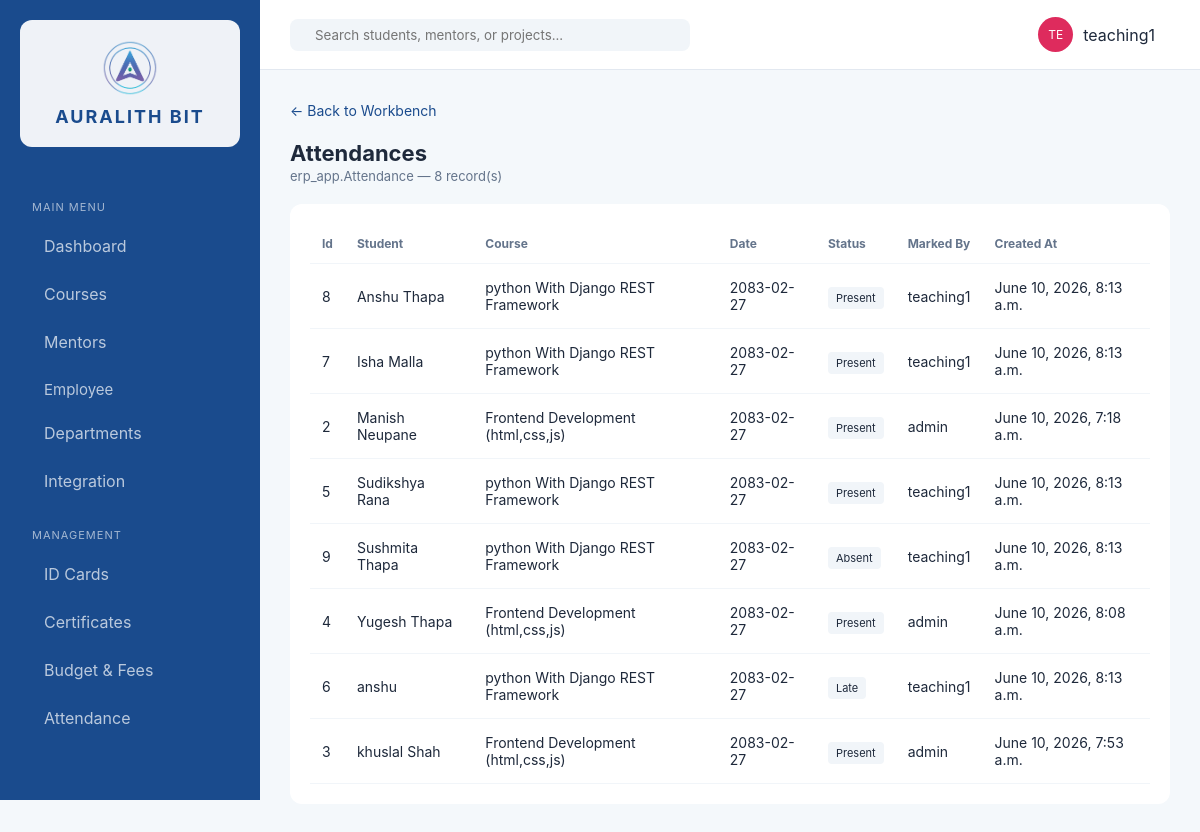
/workbench/erp_app/Attendance/ (signed in), run on the app's committed database.
### erp_app/models.py (models this page shows, shortened)
class Attendance(models.Model):
    ATTENDANCE_CHOICES = [
        ('P', 'Present'),
        ('A', 'Absent'),
        ('L', 'Late'),
    ]
    student = models.ForeignKey(Student, on_delete=models.CASCADE, related_name='attendances')
    course = models.ForeignKey(Course, on_delete=models.CASCADE, related_name='attendances')
    date = models.CharField(max_length=10)
    status = models.CharField(max_length=1, choices=ATTENDANCE_CHOICES)
    marked_by = models.ForeignKey(settings.AUTH_USER_MODEL, on_delete=models.SET_NULL, null=True, blank=True)
    created_at = models.DateTimeField(auto_now_add=True)
    class Meta:
        unique_together = ['student', 'course', 'date']
        ordering = ['-date', 'student__name']

class Student(models.Model):
    user = models.OneToOneField(User, on_delete=models.CASCADE, null=True, blank=True, related_name='student_profile')
    name = models.CharField(max_length=200)
    email = models.EmailField(unique=True)
    phone = models.CharField(max_length=20, blank=True)
    enrolled_date = models.DateField(auto_now_add=True)
    is_intern = models.BooleanField(default=False)
    class Meta:
        ordering = ['name']
    def __str__(self):
        return self.name

class Course(models.Model):
    STATUS_CHOICES = [
        ('live', 'Live'),
        ('upcoming', 'Upcoming'),
        ('enrollment', 'Enrollment'),
        ('completed', 'Completed'),
    ]
    CATEGORY_CHOICES = [
        ('development', 'Development'),
        ('design', 'UI/UX'),
        ('qa', 'Digital Marketing'),
        ('marketing', 'Graphic Designing'),
    ]
    name = models.CharField(max_length=200)
    mentor = models.ForeignKey(Mentor, on_delete=models.SET_NULL, null=True, blank=True)
    category = models.CharField(max_length=50, choices=CATEGORY_CHOICES, default='development')
    duration_weeks = models.PositiveIntegerField(default=8)
    status = models.CharField(max_length=20, choices=STATUS_CHOICES, default='enrollment')
    description = models.TextField(blank=True)
    syllabus = models.FileField(upload_to='syllabi/', null=True, blank=True)
    students_count = models.PositiveIntegerField(default=0)
    completion_percent = models.PositiveIntegerField(default=0)
    created_at = models.DateTimeField(auto_now_add=True)
    class Meta:
        ordering = ['-created_at']
    def __str__(self):
        return self.name

### erp_app/views.py (the view)
# urls.py: path('workbench/<str:app_label>/<str:model_name>/', views.workbench_table, name='workbench_table'),
@login_required
def workbench_table(request, app_label, model_name):
    model = None
    for m in apps.get_models():
        if m.__name__ == model_name and m._meta.app_label == app_label:
            model = m
            break
    if not model:
        return render(request, 'erp_app/workbench.html', {'error': 'Model not found'})
    fields = [f for f in model._meta.fields]
    objects_list = model.objects.all()
    choice_fields = {f.name for f in model._meta.fields if hasattr(f, 'choices') and f.choices}
    context = {
        'model': model,
        'model_name': model.__name__,
        'model_verbose_plural': model._meta.verbose_name_plural.title(),
        'model_app_label': model._meta.app_label,
        'model_class_name': model.__name__,
        'fields': fields,
        'objects': objects_list,
        'choice_fields': choice_fields,
    }
    return render(request, 'erp_app/workbench_table.html', context)

### erp_app/roles.py (called while the page is built)
def get_user_roles(user):
    if not user.is_authenticated:
        return []
    roles = set()
    if user.is_superuser:
        roles.add(SUPER_ADMIN)
    for group in user.groups.all():
        roles.add(group.name)
    if hasattr(user, 'student_profile') and user.student_profile:
        roles.add(STUDENT)
    return list(roles)

### erp_app/templatetags/erp_extras.py (called while the page is built)
@register.filter
def get_attr(obj, attr):
    value = getattr(obj, attr, '')
    if callable(value):
        try:
            return value()
        except TypeError:
            return value
    return value

### erp_app/templates/erp_app/workbench_table.html (shortened to what this page needs)
{% extends 'erp_app/base.html' %}
{% load erp_extras %}
{% block content %}
<div style="margin-bottom:20px;">
    <a href="{% url 'workbench' %}" style="color:var(--auralith-blue);text-decoration:none;font-size:14px;">&larr; Back to Workbench</a>
</div>
<header class="top-nav" style="position:static;padding:0 0 20px 0;border-bottom:none;height:auto;background:transparent;">
    <div class="header-info">
        <h1>{{ model_verbose_plural|title }}</h1>
        <p>{{ model_app_label }}.{{ model_class_name }} &mdash; {{ objects|length }} record(s)</p>
    </div>
</header>
<div class="data-card" style="overflow-x:auto;">
    <table>
        <thead>
            <tr>
                {% for field in fields %}
                <th>{{ field.verbose_name|title }}</th>
                {% endfor %}
            </tr>
        </thead>
        <tbody>
            {% for obj in objects %}
            <tr>
                {% for field in fields %}
                <td>
                    {% if field.name in choice_fields %}
                        {% with display_method='get_'|add:field.name|add:'_display' %}
                        <span class="tag {% if obj|get_attr:field.name == 'live' or obj|get_attr:field.name == 'active' or obj|get_attr:field.name == 'completed' %}live{% endif %}">{{ obj|get_attr:display_method }}</span>
                        {% endwith %}
                    {% elif field.name == 'mentor' and obj|get_attr:'mentor' %}
                        {{ obj.mentor.name }}
                    {% elif field.name == 'department' and obj|get_attr:'department' %}
                        {{ obj.department.name }}
                    {% elif field.get_internal_type == 'BooleanField' %}
                        {% if obj|get_attr:field.name %}Yes{% else %}No{% endif %}
                    {% elif field.get_internal_type == 'DateField' or field.get_internal_type == 'DateTimeField' %}
                        {{ obj|get_attr:field.name|default:"—" }}
                    {% else %}
                        {{ obj|get_attr:field.name|default:"—" }}
                    {% endif %}
                </td>
                {% endfor %}
            </tr>
            {% empty %}
            <tr><td colspan="{{ fields|length }}" style="text-align:center;color:#94a3b8;">No records found.</td></tr>
            {% endfor %}
        </tbody>
    </table>
</div>
{% endblock %}

### erp_app/templates/erp_app/base.html (shortened to what this page needs)
<!DOCTYPE html>
{% load static %}
<html lang="en">
<head>
    <link rel="stylesheet" href="{% static 'erp_app/css/style.css' %}">
</head>
<body>
    <div class="app-container">
        <aside class="sidebar">
            <div class="brand">
                <img src="{% static 'erp_app/images/AURALITH_logo.png' %}" alt="Auralith Bit Logo" class="sidebar-logo" width="56" height="56">
                <h2>AURALITH BIT</h2>
            </div>
            <nav>
                <p class="nav-label">Main Menu</p>
                <a href="{% url 'dashboard' %}" {% if request.resolver_match.url_name == 'dashboard' %}class="active"{% endif %}> Dashboard</a>
                {% if is_any_staff or is_student or is_intern %}
                <a href="{% url 'courses' %}" {% if request.resolver_match.url_name == 'courses' %}class="active"{% endif %}> Courses</a>
                {% endif %}
                {% if is_teaching_staff or is_super_admin or is_intern or is_student %}
                <a href="{% url 'mentors' %}" {% if request.resolver_match.url_name == 'mentors' %}class="active"{% endif %}> Mentors</a>
                {% endif %}
                {% if is_any_staff or is_intern %}
                <div class="dropdown">
                    <button class="dropdown-btn">
                        <span> Employee</span>
                    </button>
                </div>
                {% endif %}
                {% if is_normal_staff or is_super_admin or is_teaching_staff %}
                <a href="{% url 'departments' %}" {% if request.resolver_match.url_name == 'departments' %}class="active"{% endif %}> Departments</a>
                {% endif %}
                {% if is_any_staff %}
                <a href="{% url 'integration' %}" {% if request.resolver_match.url_name == 'integration' %}class="active"{% endif %}> Integration</a>
                {% endif %}
                <p class="nav-label">Management</p>
                {% if is_normal_staff or is_super_admin or is_teaching_staff %}
                <a href="{% url 'id_generation' %}" {% if request.resolver_match.url_name == 'id_generation' %}class="active"{% endif %}> ID Cards</a>
                {% endif %}
                {% if is_any_staff or is_student or is_intern %}
                <a href="{% url 'certificates' %}" > Certificates</a>
                {% endif %}
                {% if is_normal_staff or is_super_admin or is_teaching_staff %}
                <a href="{% url 'budget_fees' %}" {% if request.resolver_match.url_name == 'budget_fees' %}class="active"{% endif %}> Budget & Fees</a>
                {% endif %}
                {% if is_teaching_staff or is_super_admin %}
                <a href="{% url 'attendance' %}" {% if request.resolver_match.url_name == 'attendance' %}class="active"{% endif %}> Attendance</a>
                {% endif %}
            </nav>
        </aside>
        <main class="workspace">
            <header class="top-nav">
                <form class="search-box" method="get" action="{% url 'search' %}" autocomplete="off">
                    <input type="text" name="q" id="globalSearch" placeholder="Search students, mentors, or projects..." value="{{ request.GET.q|default_if_none:'' }}" autocomplete="off">
                </form>
                <div class="user-profile" style="position:relative;display:flex;align-items:center;gap:10px;">
                    <div class="avatar">{{ user_initials }}</div>
                    <span>{{ request.user.get_full_name|default:request.user.username }}</span>
                </div>
            </header>
            <div class="content">
                {% block content %}{% endblock %}
            </div>
        </main>
    </div>
</body>
</html>

### erp_app/static/erp_app/css/style.css (style rules this page uses)
:root { --auralith-blue: #1A4B8D; --auralith-light: #F4F8FB; --accent: #DE2B5D; --text-dark: #1E293B; --text-muted: #64748B; --sidebar-w: 260px; --bg: #F4F8FB; --surface: #FFFFFF; --surface-alt: #FFFFFF; --panel-border: #E2E8F0; --topnav-bg: #FFFFFF; --search-bg: #F1F5F9; }
* { margin: 0; padding: 0; box-sizing: border-box; font-family: 'Inter', sans-serif; }
body { background: var(--bg); color: var(--text-dark); }
.app-container { display: flex; min-height: 100vh; }
.sidebar { width: var(--sidebar-w); background: var(--auralith-blue); color: white; padding: 20px; position: fixed; height: 100vh; overflow-y: auto; left: 0; top: 0; display: flex; flex-direction: column; }
nav { flex: 1; }
.nav-label { font-size: 11px; text-transform: uppercase; opacity: 0.5; margin: 20px 0 10px; }
nav a { display: flex; align-items: center; gap: 12px; color: rgba(255,255,255,0.7); text-decoration: none; padding: 12px; border-radius: 8px; margin-bottom: 4px; transition: 0.3s; }
.workspace { flex: 1; display: flex; flex-direction: column; margin-left: var(--sidebar-w); }
.top-nav { height: 70px; background: var(--topnav-bg); display: flex; justify-content: space-between; align-items: center; padding: 0 30px; border-bottom: 1px solid var(--panel-border); }
.search-box { display: flex; align-items: center; background: var(--search-bg); padding: 8px 15px; border-radius: 8px; width: 400px; }
.search-box input { border: none; background: transparent; outline: none; margin-left: 10px; width: 100%; }
.user-profile { display: flex; align-items: center; gap: 15px; }
.avatar { background: var(--accent); color: white; width: 35px; height: 35px; border-radius: 50%; display: flex; align-items: center; justify-content: center; font-size: 12px; }
.content { padding: 30px; animation: contentFadeIn 0.25s ease-out; }
.data-card { background: var(--surface); border-radius: 12px; padding: 20px; animation: cardFadeIn 0.35s ease-out both; }
table { width: 100%; border-collapse: collapse; }
th { text-align: left; padding: 12px; font-size: 12px; color: #64748B; border-bottom: 1px solid #F1F5F9; }
td { padding: 15px 12px; font-size: 14px; border-bottom: 1px solid #F1F5F9; }
tbody tr { animation: rowFadeIn 0.3s ease-out both; }
tbody tr:nth-child(1) { animation-delay: 0.02s; }
tbody tr:nth-child(2) { animation-delay: 0.04s; }
tbody tr:nth-child(3) { animation-delay: 0.06s; }
tbody tr:nth-child(4) { animation-delay: 0.08s; }
tbody tr:nth-child(5) { animation-delay: 0.10s; }
tbody tr:nth-child(6) { animation-delay: 0.12s; }
tbody tr:nth-child(7) { animation-delay: 0.14s; }
tbody tr:nth-child(8) { animation-delay: 0.16s; }
.tag { padding: 4px 8px; border-radius: 4px; font-size: 11px; background: #F1F5F9; }
.nav-label { font-size: 11px; text-transform: uppercase; opacity: 0.6; margin: 25px 0 10px 12px; letter-spacing: 1px; }
.dropdown { width: 100%; }
.dropdown-btn { width: 100%; display: flex; align-items: center; justify-content: space-between; background: transparent; border: none; color: rgba(255,255,255,0.7); padding: 12px; border-radius: 8px; cursor: pointer; font-size: 15px; transition: 0.3s; }
.dropdown-btn span { display: flex; align-items: center; gap: 12px; }
.brand { display: flex; flex-direction: column; align-items: center; justify-content: center; gap: 10px; margin: 0 0 28px; padding: 20px 28px; background: rgba(255,255,255,0.93); border-radius: 12px; text-align: center; }
.sidebar-logo { width: 56px; height: auto; object-fit: contain; border-radius: 8px; }
.brand h2 { font-size: 18px; color: var(--auralith-blue); letter-spacing: 2px; white-space: nowrap; }
.header-info h1 { font-size: 22px; margin: 0; }
.header-info p { font-size: 13px; color: #64748B; margin: 2px 0 0; }

### data on the page
Attendance: fields "8" "Anshu Thapa" "python With Django REST Framework" "2083-02-27" "teaching1", fields "Present", fields "June 10, 2026, 8:13 a.m."
Attendance: fields "7" "Isha Malla" "python With Django REST Framework" "2083-02-27" "teaching1", fields "Present", fields "June 10, 2026, 8:13 a.m."
Attendance: fields "2" "Manish Neupane" "Frontend Development (html,css,js)" "2083-02-27" "admin", fields "Present", fields "June 10, 2026, 7:18 a.m."
Attendance: fields "5" "Sudikshya Rana" "python With Django REST Framework" "2083-02-27" "teaching1", fields "Present", fields "June 10, 2026, 8:13 a.m."
Attendance: fields "9" "Sushmita Thapa" "python With Django REST Framework" "2083-02-27" "teaching1", fields "Absent", fields "June 10, 2026, 8:13 a.m."
Attendance: fields "4" "Yugesh Thapa" "Frontend Development (html,css,js)" "2083-02-27" "admin", fields "Present", fields "June 10, 2026, 8:08 a.m."
Attendance: fields "6" "anshu" "python With Django REST Framework" "2083-02-27" "teaching1", fields "Late", fields "June 10, 2026, 8:13 a.m."
Attendance: fields "3" "khuslal Shah" "Frontend Development (html,css,js)" "2083-02-27" "admin", fields "Present", fields "June 10, 2026, 7:53 a.m."

### other printed values
{{ user_initials }} "TE"
{{ request.user.get_full_name|default:request.user.username }} "teaching1"
{{ model_verbose_plural|title }} "Attendances"
{{ model_app_label }} "erp_app"
{{ model_class_name }} "Attendance"
{{ objects|length }} "8"
{{ field.verbose_name|title }} "Id" "Student" "Course" "Date" "Status" "Marked By" "Created At"
